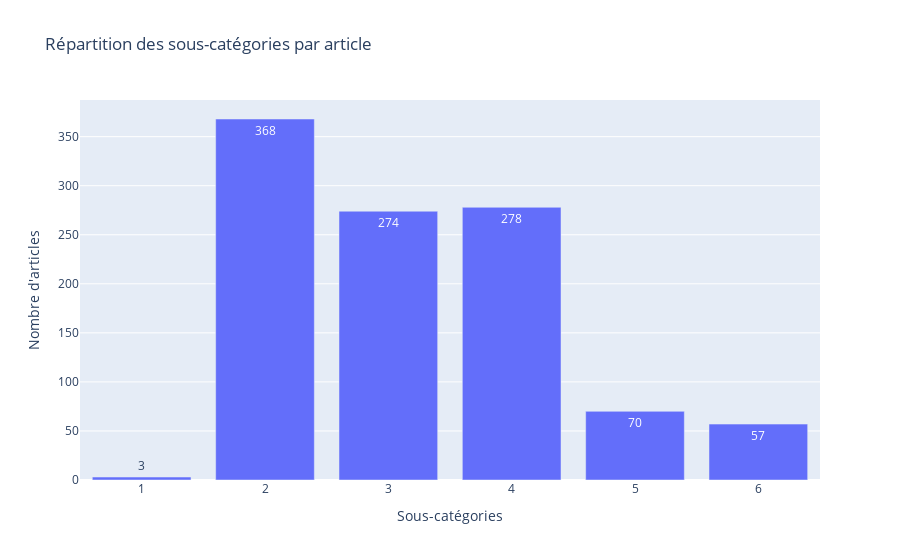

Notebook code for this chart:
### Code cell
import plotly.express as px

# Créer un DataFrame contenant les comptes de sous-catégories
subcategory_counts = data_texte["subcategories_count"].value_counts().reset_index()
subcategory_counts.columns = ["Sous-catégories", "Nombre d'articles"]

# Créer le graphique avec Plotly
fig = px.bar(subcategory_counts, x="Sous-catégories", y="Nombre d'articles",
             text="Nombre d'articles", title="Répartition des sous-catégories par article")


# Centrer les étiquettes des axes
fig.update_layout(xaxis_tickvals=list(subcategory_counts["Sous-catégories"]),
                  xaxis_tickmode="array")

# Afficher le graphique interactif
fig.show()

### Figure 1 — Plotly figure (JSON) as saved in the notebook; plotly's stock layout.template omitted (floating-point values rounded to 4 significant figures)
{"data": [{"alignmentgroup": "True", "hovertemplate": "Sous-catégories=%{x}<br>Nombre d'articles=%{text}<extra></extra>", "legendgroup": "", "marker": {"color": "#636efa", "pattern": {"shape": ""}}, "name": "", "offsetgroup": "", "orientation": "v", "showlegend": false, "text": [368, 278, 274, 70, 57, 3], "textposition": "auto", "type": "bar", "x": [2, 4, 3, 5, 6, 1], "xaxis": "x", "y": [368, 278, 274, 70, 57, 3], "yaxis": "y"}], "layout": {"barmode": "relative", "legend": {"tracegroupgap": 0}, "title": {"text": "Répartition des sous-catégories par article"}, "xaxis": {"anchor": "y", "domain": [0, 1], "tickmode": "array", "tickvals": [2, 4, 3, 5, 6, 1], "title": {"text": "Sous-catégories"}}, "yaxis": {"anchor": "x", "domain": [0, 1], "title": {"text": "Nombre d'articles"}}}}
